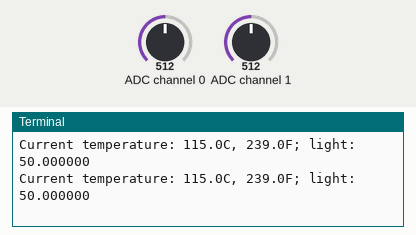
This program was run on a simulated Raspberry Pi (BCM pin numbers). On the bench: the last lines printed to the terminal. Inputs (shaded band) come from the test bench; at power-on: ADC channel 0 = 512, ADC channel 1 = 512 (analog values on the 0–1023 scale).

Above: at 1.2 s.
1.3 s: ADC channel 0 set to 716
At 1.9 s:
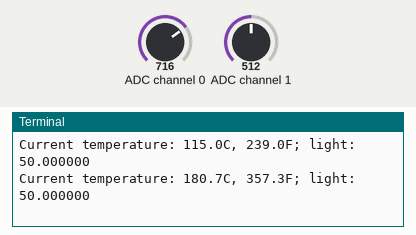
2.8 s: ADC channel 1 set to 716
At 3.4 s:
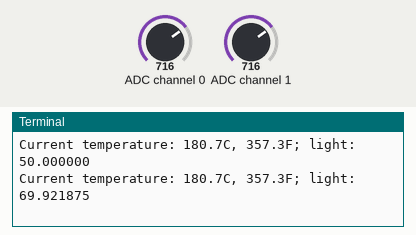
4.3 s: ADC channel 0 set to 900
At 4.9 s:
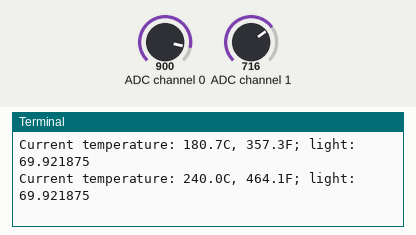
5.8 s: ADC channel 1 set to 900
At 6.4 s:
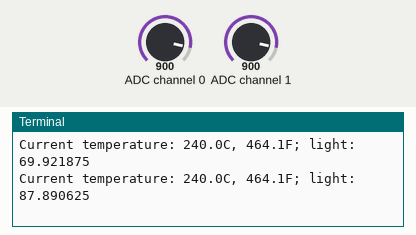
Timing chart, 0 to 8.3 s (numbered marks = the images above; inputs shaded):
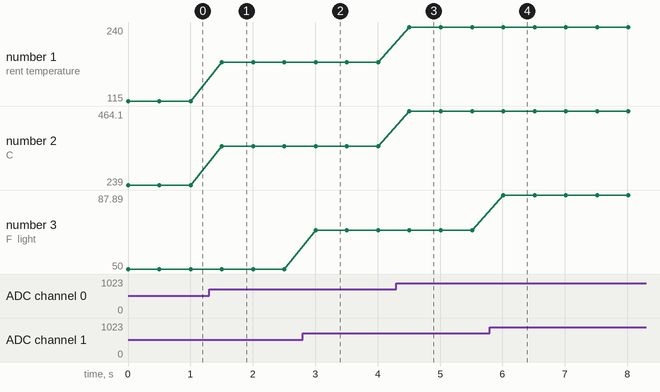

The program:

TMP36_ADC.py
```python
'''
Created on Nov 20, 2014

@author: ph
'''
import readadc
import time

try:
    import RPi.GPIO as GPIO
except RuntimeError:
    print("Error importing RPi.GPIO!  This is probably because you need superuser privileges.  You can achieve this by using 'sudo' to run your script")

GPIO.setmode(GPIO.BCM)
DEBUG=True
LOGGER=True


# temperature sensor connected channel 0 of mcp3008
tmp36_adc = 0
photo_adc = 1

def setup():
    readadc.initialize()

def loop():
    while True:
        tmp36_data = readadc.readadc(tmp36_adc,
                              readadc.PINS.SPICLK,
                              readadc.PINS.SPIMOSI,
                              readadc.PINS.SPIMISO,
                              readadc.PINS.SPICS)

        tmp36_millivolts = tmp36_data * (3300.0/1024.0)

        # 10 mv per degree
        temp_C = ((tmp36_millivolts - 100.0) / 10.0) - 40.0
        # convert celsius to fahrenheit
        temp_F = (temp_C * 9.0 / 5.0) + 32
        # remove decimal point from millivolts
        tmp36_millivolts = "%d" % tmp36_millivolts
        # show only one decimal place for temprature and voltage readings
        temp_C = "%.1f" % temp_C
        temp_F = "%.1f" % temp_F

        photo_data = readadc.readadc(photo_adc,
                            readadc.PINS.SPICLK,
                            readadc.PINS.SPIMOSI,
                            readadc.PINS.SPIMISO,
                            readadc.PINS.SPICS)

        photo_millivolts = photo_data * (100.0/1024.0)


        print "Current temperature: %sC, %sF; light: %f" % (temp_C, temp_F, photo_millivolts)

        time.sleep(0.5)


def cleanup():
    # initial values of variables etc...
    counter = 0

    try:
        # here you put your main loop or block of code
        while counter < 9000000:
            # count up to 9000000 - takes ~20s
            counter += 1
            print "Target reached: %d" % counter

    except KeyboardInterrupt:
        # here you put any code you want to run before the program
        # exits when you press CTRL+C
        print "\n", counter # print value of counter

    except:
        # this catches ALL other exceptions including errors.
        # You won't get any error messages for debugging
        # so only use it once your code is working
        print "Other error or exception occurred!"

    finally:
        GPIO.cleanup() # this ensures a clean exit


if __name__ == '__main__':
    setup()

    loop()


    cleanup()
```

readadc.py
```python
import RPi.GPIO as GPIO
# change these as desired - they're the pins connected from the
# SPI port on the ADC to the GPIO Pins on the Raspi

# MCP3008 to Raspi (PiCobbler) Pin connections
class PINS:
    SPICLK = 18
    SPIMISO = 23
    SPIMOSI = 24
    SPICS = 25

 # set up the SPI interface pins
def initialize():
    GPIO.setmode(GPIO.BCM)
    GPIO.setwarnings(False)
    GPIO.setup(PINS.SPIMOSI, GPIO.OUT)
    GPIO.setup(PINS.SPIMISO, GPIO.IN)
    GPIO.setup(PINS.SPICLK, GPIO.OUT)
    GPIO.setup(PINS.SPICS, GPIO.OUT)


# Function to read data from Analog Pin 0 from MCP3008 (don't need to edit)
# This function will be called in our loop to get the current sensor value
def readadc(adcnum, clockpin, mosipin, misopin, cspin):
    if ((adcnum > 7) or (adcnum < 0)):
            return -1
    GPIO.output(cspin, True)

    GPIO.output(clockpin, False)  # start clock low
    GPIO.output(cspin, False)     # bring CS low

    commandout = adcnum
    commandout |= 0x18  # start bit + single-ended bit
    commandout <<= 3    # we only need to send 5 bits here
    for i in range(5):
            if (commandout & 0x80):
                    GPIO.output(mosipin, True)
            else:
                    GPIO.output(mosipin, False)
            commandout <<= 1
            GPIO.output(clockpin, True)
            GPIO.output(clockpin, False)

    adcout = 0
    # read in one empty bit, one null bit and 10 ADC bits
    for i in range(12):
            GPIO.output(clockpin, True)
            GPIO.output(clockpin, False)
            adcout <<= 1
            if (GPIO.input(misopin)):
                    adcout |= 0x1

    GPIO.output(cspin, True)

    adcout /= 2       # first bit is 'null' so drop it
    return adcout
```

Measured:
- after the input at 1.3 s, the terminal: prints a new line after 0.20 s (image 1)
- after the input at 2.8 s, the terminal: prints a new line after 0.21 s (image 2)
- after the input at 4.3 s, the terminal: prints a new line after 0.21 s (image 3)
- after the input at 5.8 s, the terminal: prints a new line after 0.21 s (image 4)
- plotted number 1: 115 → 180.7 after the input at 1.3 s, 180.7 → 240 after the input at 4.3 s
- plotted number 2: 239 → 357.3 after the input at 1.3 s, 357.3 → 464.1 after the input at 4.3 s
- plotted number 3: 50 → 69.92 after the input at 2.8 s, 69.92 → 87.89 after the input at 5.8 s
